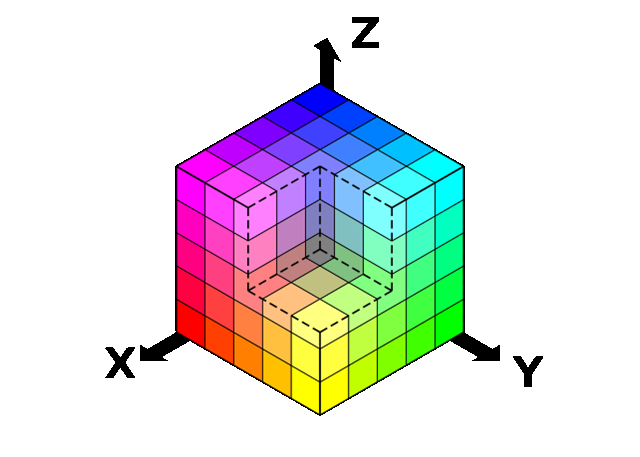
#> input picture ДЗ1/image/RGB_cube.png, 640 x 457 px, found by its file name
$ python 3_2.py
#> lines starting #> are read from the running program, lines starting #| are printed output that depends on the picture
import cv2
import numpy as np
import matplotlib.pyplot as plt

image = cv2.imread('./ДЗ1/image/RGB_cube.png')
#> image is the input picture: shape (457, 640, 3); mean B, G, R 224.5, 224.4, 224.4
image = cv2.cvtColor(image, cv2.COLOR_BGR2RGB)

rows, cols, _ = image.shape
#> rows = 457; cols = 640

fig, axs = plt.subplots(1, 2, figsize = (10, 4))
ax1, ax2 = axs


pts1 = np.float32([[50, 50], [400, 50], [50, 200]])
pts2 = np.float32([[100, 100], [200, 20], [100, 250]])

M1 = cv2.getAffineTransform(pts1, pts2)

start_points = np.array([[0., 0.], [cols, 0.], [cols, rows], [0., rows]])
#> start_points = [[0, 0], [640, 0], [640, 457], [0, 457]]
ones = np.ones(shape=(len(start_points), 1))
#> ones = [1, 1, 1, 1]
points_ones = np.hstack([start_points, ones])

transformed_points = M1.dot(points_ones.T).T

height = max(abs(transformed_points[0][1]-transformed_points[2][1]), abs(transformed_points[1][1]-transformed_points[3][1]))
#> height = 603.3
ymin = min(transformed_points[0][1], transformed_points[2][1], transformed_points[1][1], transformed_points[3][1])
width = max(abs(transformed_points[0][0]-transformed_points[2][0]), abs(transformed_points[1][0]-transformed_points[3][0]))
xmin = min(transformed_points[0][0], transformed_points[2][0], transformed_points[1][0], transformed_points[3][0])

scale = min(rows/height, cols/width)

M1[0][2]-=xmin
M1[1][2]-=ymin

ax1.imshow(image.copy())
ax1.grid()
ax1.set_title('Начальное изображение', fontsize=15)

dst2 = cv2.warpAffine(image.copy(), M1, (int(width)+1, int(height)+1))
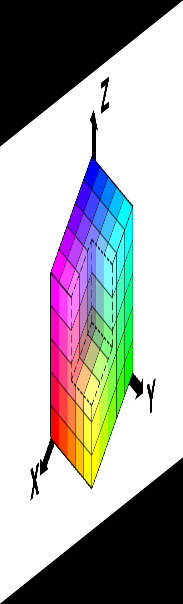
#> dst2: shape (604, 183, 3); mean R, G, B 169.9, 169.7, 169.8
img = cv2.resize(dst2, (cols, rows))
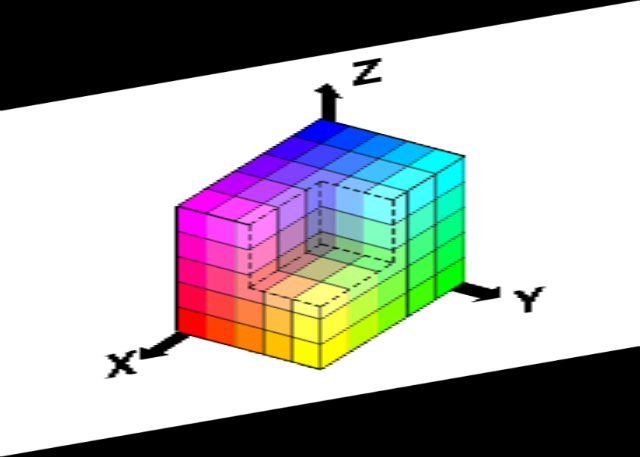
#> img: shape (457, 640, 3); mean R, G, B 169.8, 169.7, 169.8

img = cv2.cvtColor(img, cv2.COLOR_BGR2RGB)
ax2.imshow(img)
ax2.grid()
#ax2.set_title(f'Повернутое изображение на {angle} градусов относительно {xc}, {yc}', fontsize=8)

plt.show()
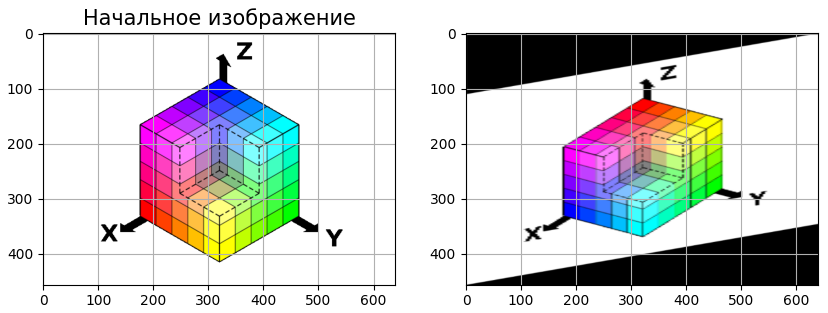
#> figure drawn by matplotlib, 2 panels; B, G, R data is drawn as R, G, B
